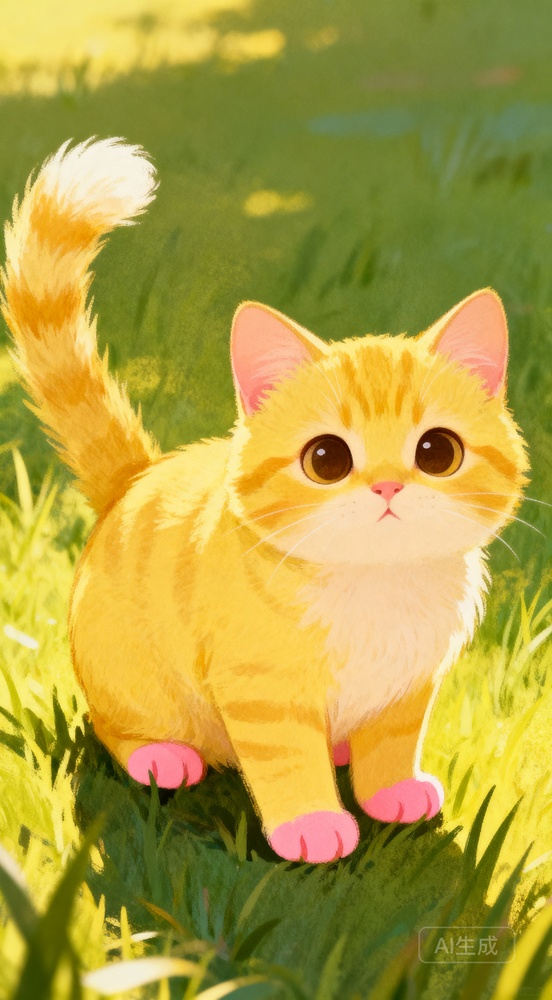
#> input picture test_algorithm/dataset/1.jpeg, 552 x 1000 px, shrunk from 3040 x 5504 before the run
$ python concat_img.py
#> lines starting #> are read from the running program, lines starting #| are printed output that depends on the picture
# 导入Pillow库的Image模块（处理图片的核心模块）
from PIL import Image

# 定义拼接函数（横向拼接：左右拼）
def merge_two_images(img1_path, img2_path, output_path):
    # 1. 打开两张待拼接的图片
#> called with img1_path = 'dataset/1.jpeg', img2_path = 'dataset/2.jpeg', output_path = 'output/merged_image.jpg'
    img1 = Image.open(img1_path)
#> img1 is the input picture: PIL image 552x1000 RGB; mean R, G, B 176, 160.5, 65.8
    img2 = Image.open(img2_path)
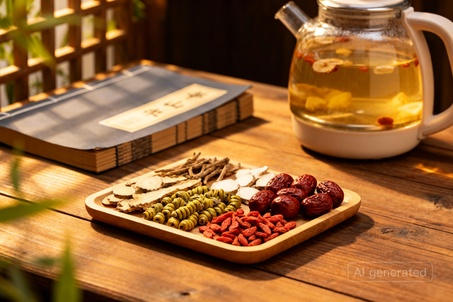
#> input picture test_algorithm/dataset/2.jpeg, 453 x 302 px, shrunk from 2496 x 1664 before the run
#> img2 is the input picture: PIL image 453x302 RGB; mean R, G, B 150.2, 99.4, 52.9

    # 2. 获取两张图片的宽、高（size返回元组：(宽度, 高度)）
    w1, h1 = img1.size
#> w1 = 552; h1 = 1000
    w2, h2 = img2.size
#> w2 = 453; h2 = 302

    # 3. 计算拼接后新图片的尺寸：宽度=两张宽度之和，高度=取两张中较大值
    new_width = w1 + w2
#> new_width = 1005
    new_height = max(h1, h2)
#> new_height = 1000

    # 4. 创建空白画布（RGB模式，白色背景填充）
    new_img = Image.new('RGB', (new_width, new_height), color='white')
#> new_img: PIL image 1005x1000 RGB; every value is 255

    # 5. 粘贴图片：第一张贴左侧(0,0)，第二张贴右侧(w1,0)
    new_img.paste(img1, (0, 0))
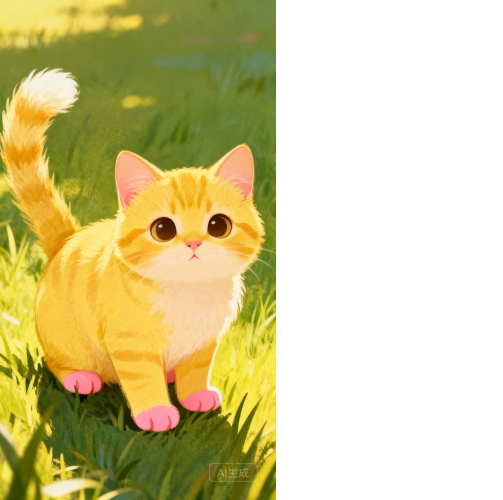
#> new_img: PIL image 1005x1000 RGB (shown at 1/2 size); mean R, G, B 211.6, 203.1, 151.1
    new_img.paste(img2, (w1, 0))
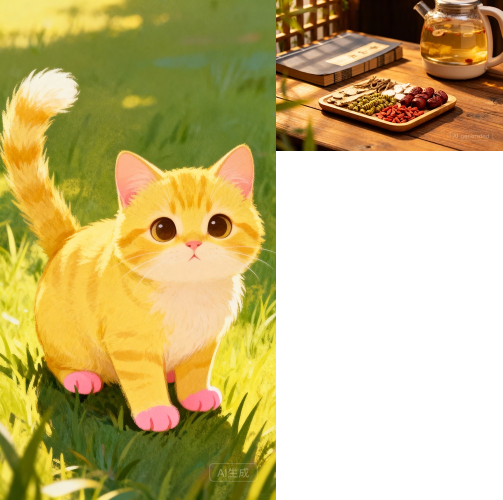
#> new_img: PIL image 1005x1000 RGB (shown at 1/2 size); mean R, G, B 197.4, 181.9, 123.6

    # 6. 保存拼接后的图片
    new_img.save(output_path)
    print(f"拼接完成！新图片已保存至：{output_path}")

# 主程序调用（替换为你自己的图片路径）
if __name__ == "__main__":
    # 示例：拼接img1.jpg和img2.jpg，保存为merged_image.jpg
    merge_two_images("dataset/1.jpeg", "dataset/2.jpeg", "output/merged_image.jpg")
